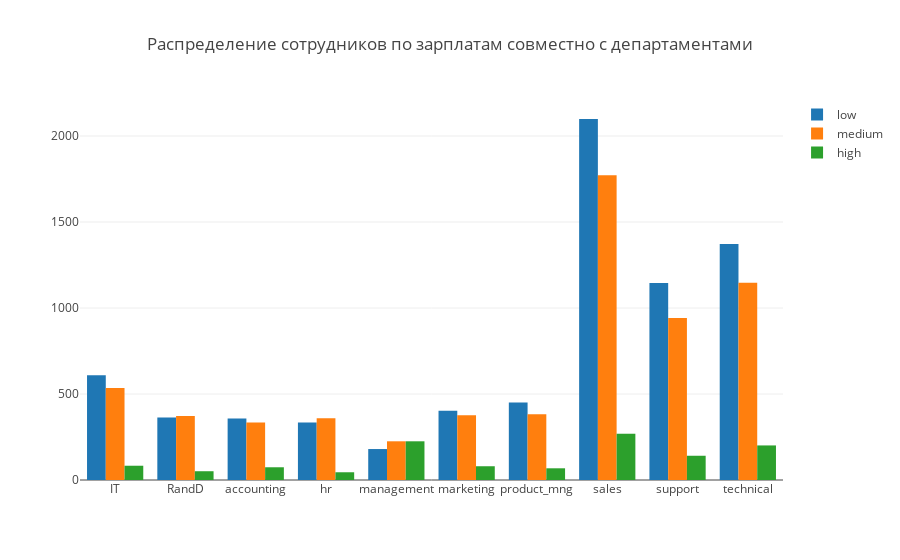

The cell this chart's notebook holds for it:
### Code cell
plotly_bar_plot(dfs, names, title = 'Распределение сотрудников по зарплатам совместно с департаментами')

### Figure 1 — Plotly figure (JSON) as saved in the notebook; plotly's stock layout.template omitted (floating-point values rounded to 4 significant figures)
{"data": [{"name": "low", "orientation": "v", "type": "bar", "uid": "fd1b0f7a-82c2-42f4-8045-f08e3c64e489", "x": ["IT", "RandD", "accounting", "hr", "management", "marketing", "product_mng", "sales", "support", "technical"], "y": [609, 364, 358, 335, 180, 402, 451, 2099, 1146, 1372]}, {"name": "medium", "orientation": "v", "type": "bar", "uid": "d254ab6c-2c8d-476a-bd0c-1eb165ce3023", "x": ["IT", "RandD", "accounting", "hr", "management", "marketing", "product_mng", "sales", "support", "technical"], "y": [535, 372, 335, 359, 225, 376, 383, 1772, 942, 1147]}, {"name": "high", "orientation": "v", "type": "bar", "uid": "fc2b883f-c659-4d32-a983-d728772a8058", "x": ["IT", "RandD", "accounting", "hr", "management", "marketing", "product_mng", "sales", "support", "technical"], "y": [83, 51, 74, 45, 225, 80, 68, 269, 141, 201]}], "layout": {"title": "Распределение сотрудников по зарплатам совместно с департаментами"}}
